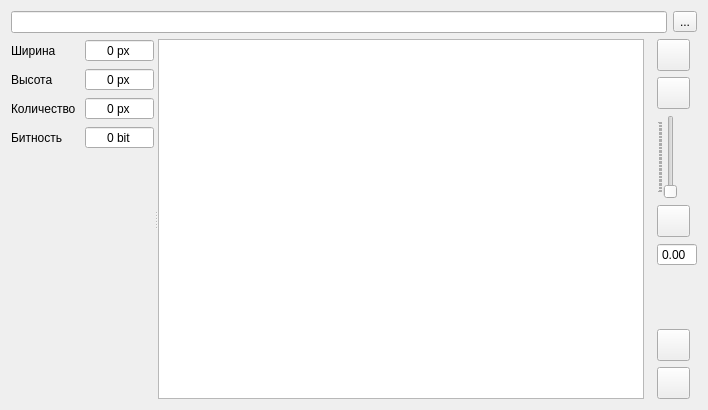
<?xml version="1.0" encoding="UTF-8"?>
<ui version="4.0">
 <class>ImageViewerWidget</class>
 <widget class="QWidget" name="ImageViewerWidget">
  <property name="geometry">
   <rect>
    <x>0</x>
    <y>0</y>
    <width>708</width>
    <height>408</height>
   </rect>
  </property>
  <property name="windowTitle">
   <string>Form</string>
  </property>
  <layout class="QVBoxLayout" name="verticalLayout_3">
   <item>
    <layout class="QHBoxLayout" name="horizontalLayout">
     <property name="sizeConstraint">
      <enum>QLayout::SetMinimumSize</enum>
     </property>
     <item>
      <widget class="QLineEdit" name="pathLE"/>
     </item>
     <item>
      <widget class="QToolButton" name="open">
       <property name="text">
        <string>...</string>
       </property>
      </widget>
     </item>
    </layout>
   </item>
   <item>
    <widget class="QSplitter" name="splitter">
     <property name="orientation">
      <enum>Qt::Horizontal</enum>
     </property>
     <widget class="QWidget" name="layoutWidget">
      <layout class="QVBoxLayout" name="verticalLayout">
       <item>
        <layout class="QFormLayout" name="formLayout">
         <item row="0" column="0">
          <widget class="QLabel" name="w_label">
           <property name="text">
            <string>Ширина</string>
           </property>
          </widget>
         </item>
         <item row="0" column="1">
          <widget class="QSpinBox" name="w_spin">
           <property name="alignment">
            <set>Qt::AlignCenter</set>
           </property>
           <property name="readOnly">
            <bool>true</bool>
           </property>
           <property name="buttonSymbols">
            <enum>QAbstractSpinBox::NoButtons</enum>
           </property>
           <property name="suffix">
            <string> px</string>
           </property>
           <property name="maximum">
            <number>999999</number>
           </property>
          </widget>
         </item>
         <item row="1" column="0">
          <widget class="QLabel" name="h_label">
           <property name="text">
            <string>Высота</string>
           </property>
          </widget>
         </item>
         <item row="1" column="1">
          <widget class="QSpinBox" name="h_spin">
           <property name="alignment">
            <set>Qt::AlignCenter</set>
           </property>
           <property name="readOnly">
            <bool>true</bool>
           </property>
           <property name="buttonSymbols">
            <enum>QAbstractSpinBox::NoButtons</enum>
           </property>
           <property name="suffix">
            <string> px</string>
           </property>
           <property name="maximum">
            <number>999999</number>
           </property>
          </widget>
         </item>
         <item row="2" column="0">
          <widget class="QLabel" name="c_label">
           <property name="text">
            <string>Количество </string>
           </property>
          </widget>
         </item>
         <item row="2" column="1">
          <widget class="QSpinBox" name="c_spin">
           <property name="alignment">
            <set>Qt::AlignCenter</set>
           </property>
           <property name="readOnly">
            <bool>true</bool>
           </property>
           <property name="buttonSymbols">
            <enum>QAbstractSpinBox::NoButtons</enum>
           </property>
           <property name="suffix">
            <string> px</string>
           </property>
           <property name="maximum">
            <number>999999</number>
           </property>
          </widget>
         </item>
         <item row="3" column="0">
          <widget class="QLabel" name="bit_label">
           <property name="text">
            <string>Битность</string>
           </property>
          </widget>
         </item>
         <item row="3" column="1">
          <widget class="QSpinBox" name="bit_spin">
           <property name="alignment">
            <set>Qt::AlignCenter</set>
           </property>
           <property name="readOnly">
            <bool>true</bool>
           </property>
           <property name="buttonSymbols">
            <enum>QAbstractSpinBox::NoButtons</enum>
           </property>
           <property name="suffix">
            <string> bit</string>
           </property>
           <property name="maximum">
            <number>999999</number>
           </property>
          </widget>
         </item>
        </layout>
       </item>
       <item>
        <spacer name="verticalSpacer">
         <property name="orientation">
          <enum>Qt::Vertical</enum>
         </property>
         <property name="sizeHint" stdset="0">
          <size>
           <width>20</width>
           <height>40</height>
          </size>
         </property>
        </spacer>
       </item>
      </layout>
     </widget>
     <widget class="QWidget" name="">
      <layout class="QHBoxLayout" name="horizontalLayout_2">
       <item>
        <widget class="QGraphicsView" name="image_viewer">
         <property name="minimumSize">
          <size>
           <width>480</width>
           <height>360</height>
          </size>
         </property>
         <property name="resizeAnchor">
          <enum>QGraphicsView::AnchorViewCenter</enum>
         </property>
        </widget>
       </item>
       <item>
        <layout class="QVBoxLayout" name="verticalLayout_2">
         <property name="leftMargin">
          <number>7</number>
         </property>
         <item>
          <widget class="QToolButton" name="ratio_button">
           <property name="minimumSize">
            <size>
             <width>30</width>
             <height>30</height>
            </size>
           </property>
           <property name="text">
            <string/>
           </property>
           <property name="icon">
            <iconset resource="../sources.qrc">
             <normaloff>:/Icons/ImgViewerWdgtIcons/Icons/ImgViewerWdgtIcons/aspect_ratio_ic.png</normaloff>:/Icons/ImgViewerWdgtIcons/Icons/ImgViewerWdgtIcons/aspect_ratio_ic.png</iconset>
           </property>
           <property name="iconSize">
            <size>
             <width>25</width>
             <height>25</height>
            </size>
           </property>
           <property name="checkable">
            <bool>true</bool>
           </property>
           <property name="popupMode">
            <enum>QToolButton::InstantPopup</enum>
           </property>
           <property name="autoRaise">
            <bool>false</bool>
           </property>
           <property name="arrowType">
            <enum>Qt::NoArrow</enum>
           </property>
          </widget>
         </item>
         <item>
          <widget class="QToolButton" name="zoom_in_button">
           <property name="minimumSize">
            <size>
             <width>30</width>
             <height>30</height>
            </size>
           </property>
           <property name="text">
            <string/>
           </property>
           <property name="icon">
            <iconset resource="../sources.qrc">
             <normaloff>:/Icons/ImgViewerWdgtIcons/Icons/ImgViewerWdgtIcons/zoom_in_ic.png</normaloff>:/Icons/ImgViewerWdgtIcons/Icons/ImgViewerWdgtIcons/zoom_in_ic.png</iconset>
           </property>
           <property name="iconSize">
            <size>
             <width>25</width>
             <height>25</height>
            </size>
           </property>
           <property name="popupMode">
            <enum>QToolButton::InstantPopup</enum>
           </property>
           <property name="autoRaise">
            <bool>false</bool>
           </property>
           <property name="arrowType">
            <enum>Qt::NoArrow</enum>
           </property>
          </widget>
         </item>
         <item>
          <widget class="QSlider" name="verticalSlider">
           <property name="maximum">
            <number>500</number>
           </property>
           <property name="orientation">
            <enum>Qt::Vertical</enum>
           </property>
           <property name="tickPosition">
            <enum>QSlider::TicksAbove</enum>
           </property>
          </widget>
         </item>
         <item>
          <widget class="QToolButton" name="zoom_out_ic">
           <property name="minimumSize">
            <size>
             <width>30</width>
             <height>30</height>
            </size>
           </property>
           <property name="text">
            <string/>
           </property>
           <property name="icon">
            <iconset resource="../sources.qrc">
             <normaloff>:/Icons/ImgViewerWdgtIcons/Icons/ImgViewerWdgtIcons/zoom_out_ic.png</normaloff>:/Icons/ImgViewerWdgtIcons/Icons/ImgViewerWdgtIcons/zoom_out_ic.png</iconset>
           </property>
           <property name="iconSize">
            <size>
             <width>25</width>
             <height>25</height>
            </size>
           </property>
           <property name="popupMode">
            <enum>QToolButton::InstantPopup</enum>
           </property>
           <property name="autoRaise">
            <bool>false</bool>
           </property>
           <property name="arrowType">
            <enum>Qt::NoArrow</enum>
           </property>
          </widget>
         </item>
         <item>
          <widget class="QDoubleSpinBox" name="doubleSpinBox">
           <property name="maximumSize">
            <size>
             <width>40</width>
             <height>16777215</height>
            </size>
           </property>
           <property name="readOnly">
            <bool>true</bool>
           </property>
           <property name="buttonSymbols">
            <enum>QAbstractSpinBox::NoButtons</enum>
           </property>
          </widget>
         </item>
         <item>
          <spacer name="verticalSpacer_2">
           <property name="orientation">
            <enum>Qt::Vertical</enum>
           </property>
           <property name="sizeHint" stdset="0">
            <size>
             <width>20</width>
             <height>40</height>
            </size>
           </property>
          </spacer>
         </item>
         <item>
          <widget class="QToolButton" name="scaledvie_button">
           <property name="minimumSize">
            <size>
             <width>30</width>
             <height>30</height>
            </size>
           </property>
           <property name="text">
            <string/>
           </property>
           <property name="icon">
            <iconset resource="../sources.qrc">
             <normaloff>:/Icons/ImgViewerWdgtIcons/Icons/ImgViewerWdgtIcons/zoom_ic.png</normaloff>:/Icons/ImgViewerWdgtIcons/Icons/ImgViewerWdgtIcons/zoom_ic.png</iconset>
           </property>
           <property name="iconSize">
            <size>
             <width>25</width>
             <height>25</height>
            </size>
           </property>
           <property name="checkable">
            <bool>true</bool>
           </property>
           <property name="popupMode">
            <enum>QToolButton::InstantPopup</enum>
           </property>
           <property name="autoRaise">
            <bool>false</bool>
           </property>
           <property name="arrowType">
            <enum>Qt::NoArrow</enum>
           </property>
          </widget>
         </item>
         <item>
          <widget class="QToolButton" name="save_button">
           <property name="minimumSize">
            <size>
             <width>30</width>
             <height>30</height>
            </size>
           </property>
           <property name="text">
            <string/>
           </property>
           <property name="icon">
            <iconset resource="../sources.qrc">
             <normaloff>:/Icons/ImgViewerWdgtIcons/Icons/ImgViewerWdgtIcons/prntscrn_ic.png</normaloff>:/Icons/ImgViewerWdgtIcons/Icons/ImgViewerWdgtIcons/prntscrn_ic.png</iconset>
           </property>
           <property name="iconSize">
            <size>
             <width>25</width>
             <height>25</height>
            </size>
           </property>
           <property name="checkable">
            <bool>true</bool>
           </property>
           <property name="popupMode">
            <enum>QToolButton::InstantPopup</enum>
           </property>
           <property name="autoRaise">
            <bool>false</bool>
           </property>
           <property name="arrowType">
            <enum>Qt::NoArrow</enum>
           </property>
          </widget>
         </item>
        </layout>
       </item>
      </layout>
     </widget>
    </widget>
   </item>
  </layout>
 </widget>
 <resources>
  <include location="../sources.qrc"/>
 </resources>
 <connections/>
</ui>
